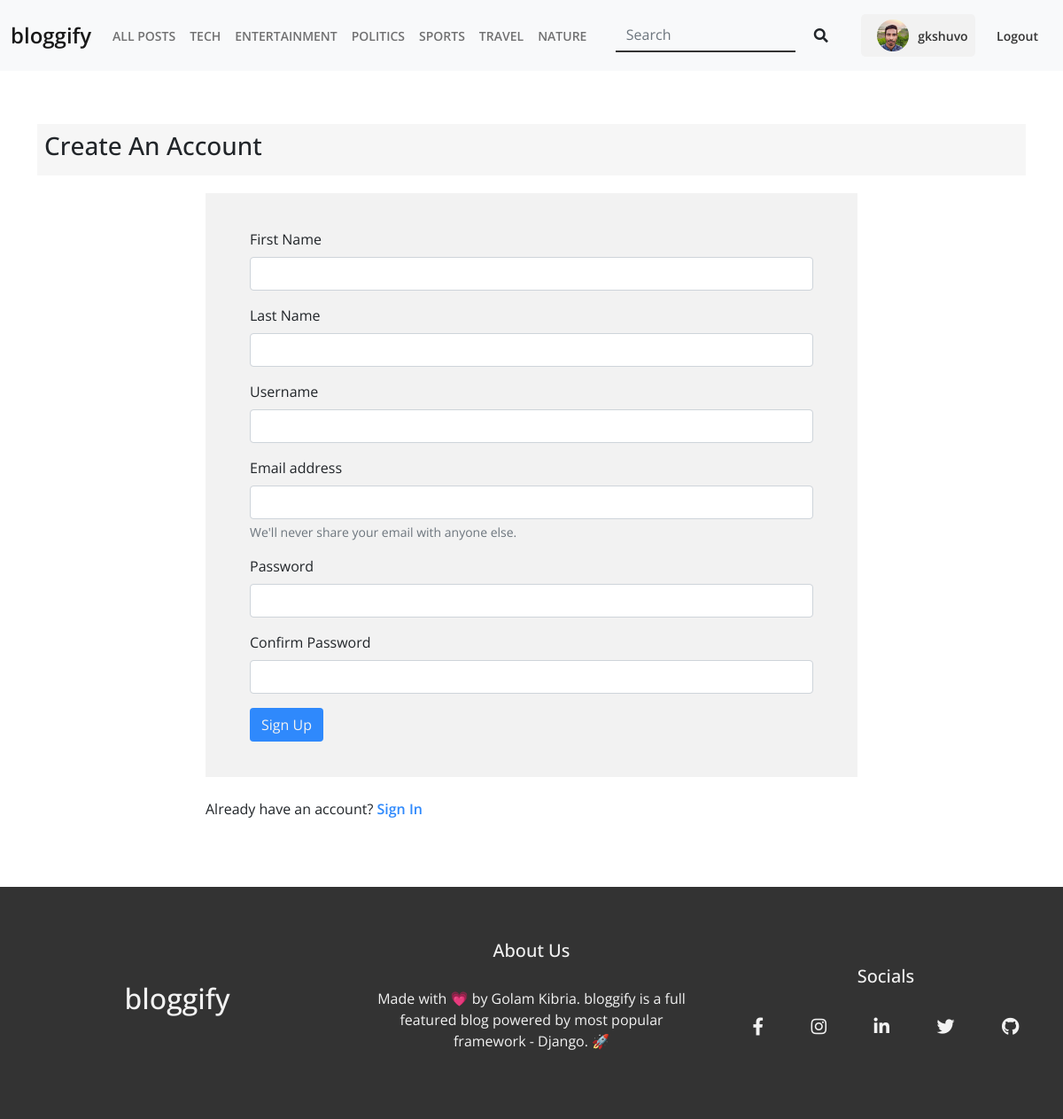
Screenshot of /accounts/register/ (signed in) with the database file from the repository.
### blog/models.py (models this page shows, shortened)
class Topic(models.Model):
    name = models.CharField(max_length=42, unique=True)

### accounts/models.py (models this page shows, shortened)
class Profile(models.Model):
    user = models.OneToOneField(User, on_delete=models.CASCADE)
    bio = models.TextField(max_length=101)
    work = models.CharField(max_length=200)
    address = models.TextField(max_length=200)
    profile_pic = models.ImageField(default='default.jpg', upload_to='Profile Pics')

### accounts/views.py (the view, shortened to what this page needs)
# urls.py: path('register/', register, name='register'),
def register(request):
    return render(request, 'accounts/register.html')

### blog/context_preprocessors.py (called while the page is built)
def topic_preprocessor(request):
    topics = Topic.objects.all()
    return {'topics': topics}

### templates/accounts/register.html (shortened to what this page needs)
{% extends 'base.html' %}
{% block content %}
        <section id="register" class="section-padding">
            <div class="container">
                <div class="small-heading">
                    <h3>Create An Account</h3>
                </div>
                <div class="row">
                    <div class="col-md-8 mx-auto">
                            <form class="register-form" method="POST">
                                <div class="mb-3">
                                    <label for="firstName" class="form-label">First Name</label>
                                    <input type="text" name="first_name" class="form-control" id="firstName">
                                </div>
                                <div class="mb-3">
                                    <label for="lastName" class="form-label">Last Name</label>
                                    <input type="text" name="last_name" class="form-control" id="lastName">
                                </div>
                                <div class="mb-3">
                                    <label for="userName" class="form-label">Username</label>
                                    <input type="text" name="username" class="form-control" id="username">
                                </div>
                                <div class="mb-3">
                                    <label for="userEmail" class="form-label">Email address</label>
                                    <input type="email" name="email" class="form-control" id="userEmail" aria-describedby="emailHelp">
                                    <div id="emailHelp" class="form-text">We'll never share your email with anyone else.</div>
                                </div>
                                <div class="mb-3">
                                    <label for="password" class="form-label">Password</label>
                                    <input type="password" name="password" class="form-control" id="password">
                                </div>
                                <div class="mb-3">
                                    <label for="password1" class="form-label">Confirm Password</label>
                                    <input type="password" name="password1" class="form-control" id="password1">
                                </div>
                                <button type="submit" class="btn b-form-btn">Sign Up</button>
                            </form>
                            <p class="mt-4 form-extra">Already have an account? <a href="{% url 'login' %}" class="b-transition">Sign In</a></p>
                    </div>
                </div>
            </div>
        </section>
{% endblock %}

### templates/partials/_header.html (shortened to what this page needs)
{% load static %}
<header>
  <nav class="navbar navbar-expand-lg navbar-light bg-light">
    <div class="container-fluid">
      <a class="navbar-brand b-transition" href="{% url 'home' %}">bloggify</a>
      <div
        class="collapse navbar-collapse justify-content-between"
        id="navbarSupportedContent"
      >
        <ul class="navbar-nav mb-2 mb-lg-0">
          <li class="nav-item">
            <a class="nav-link b-transition" href="{% url 'blog' %}">All Posts</a>
          </li>
          {% for topic in topics %}
            <li class="nav-item">
              <a class="nav-link b-transition" href="{% url 'topic' topic.name %}">{{topic.name}}</a>
            </li>
          {% endfor %}
        </ul>
        <form action="{% url 'search' %}" method="GET" class="d-flex">
          <input
            required
            class="form-control me-2 h-search-input b-transition"
            name="query"
            type="search"
            placeholder="Search"
            aria-label="Search"
          />
          <button class="btn h-search-submit b-transition" type="submit">
            <i class="fas fa-search"></i>
          </button>
        </form>
        {% if user.is_authenticated %}
          <div class="h-profile">
            <img src="{{request.user.profile.profile_pic.url}}" class="img-fluid" alt="" />
            <a href="{% url 'profile' %}" class="b-transition">{{request.user}}</a>
          </div>
         {% endif %}
        <ul class="d-flex h-auth">
          {% if user.is_authenticated %}
            <li class="h-auth-item">
              <a href="{% url 'logout' %}" class="h-auth-link b-transition">Logout</a>
            </li>
          {% endif %}
        </ul>
      </div>
    </div>
  </nav>
</header>

### static/css/all.css (style rules this page uses)
.fa, .fas, .far, .fal, .fad, .fab { -moz-osx-font-smoothing: grayscale; -webkit-font-smoothing: antialiased; display: inline-block; font-style: normal; font-variant: normal; text-rendering: auto; line-height: 1; }
.fa-search:before { content: "\f002"; }
.fa, .fas { font-family: 'Font Awesome 5 Free'; font-weight: 900; }

### static/css/style.css (style rules this page uses)
:root { --b-primary: #2f89fc; --b-secondary: #f2f2f2; --b-dark: #333; }
* { margin: 0; padding: 0; box-sizing: border-box; }
html { scroll-behavior: smooth; }
body { font-family: "Open Sans", sans-serif; }
img { max-width: 100%; height: auto; }
ul { list-style: none; margin: 0; padding: 0; }
a, a:hover, a:focus { text-decoration: none; color: var(--b-dark); }
.section-padding { padding: 60px 0; }
.b-transition { transition: 0.3s ease-in-out; }
.small-heading { margin-bottom: 20px; background: #f6f6f6; padding: 8px; }
.navbar { padding: 16px 0; }
.navbar a.navbar-brand { font-size: 24px; }
.navbar a { font-size: 14px; font-weight: 600; }
.navbar-light .navbar-nav .nav-link { text-transform: uppercase; }
.h-search-input { border: none; outline: none; box-shadow: none; background: transparent; border-radius: 0; border-bottom: 2px solid var(--b-dark); }
.h-auth-item:first-child { margin-right: 16px; }
.h-profile { padding: 6px 8px; background: var(--b-secondary); border-radius: 5px; display: flex; align-items: center; }
.h-profile a { color: var(--b-dark); }
.h-profile img { width: 36px; height: 36px; border-radius: 50%; margin: 0 10px; object-fit: cover; }
.h-auth-link { color: var(--b-dark); }
button.b-form-btn { background: var(--b-primary); color: var(--b-secondary); }
.register-form, .login-form, .update-form { padding: 40px 50px; background: #f2f2f2; }
.form-extra a { font-weight: 600; color: var(--b-primary); }

### rows the page displays
Topic: name "TECH"
Topic: name "ENTERTAINMENT"
Topic: name "POLITICS"
Topic: name "SPORTS"
Topic: name "TRAVEL"
Topic: name "NATURE"

### other values shown
{{ request.user }} "gkshuvo"
